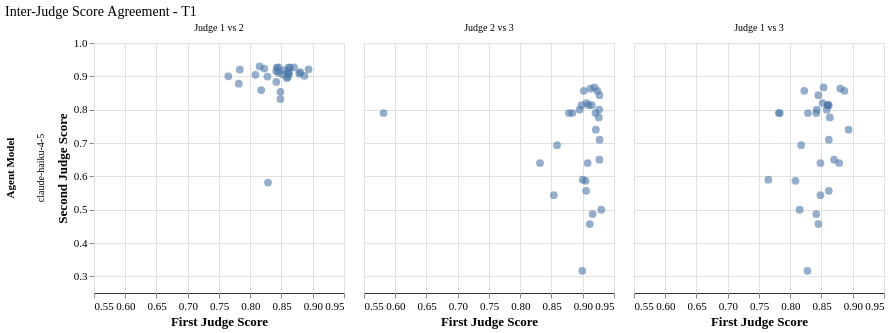

Source (Vega-Lite JSON):
### Vega-Lite specification from a JSON file in a GitHub repository (floating-point values rounded to 4 significant figures)
{"config": {"font": "serif", "axis": {"labelFontSize": 11, "titleFontSize": 13, "gridColor": "#e0e0e0", "domainColor": "#333333"}, "legend": {"labelFontSize": 11, "titleFontSize": 12}, "title": {"fontSize": 14, "anchor": "start", "fontWeight": "normal"}, "view": {"stroke": null, "continuousWidth": 400, "continuousHeight": 300}, "mark": {"tooltip": true}}, "data": {"name": "data-09ad17c30313bd26cc17cf43c4a8a0b3"}, "facet": {"column": {"field": "pair_label", "sort": ["Judge 1 vs 2", "Judge 2 vs 3", "Judge 1 vs 3"], "title": null, "type": "nominal"}, "row": {"field": "agent_model", "title": "Agent Model", "type": "nominal"}}, "spec": {"mark": {"type": "circle", "opacity": 0.6, "size": 60}, "encoding": {"tooltip": [{"field": "pair_label", "title": "Comparison", "type": "nominal"}, {"field": "judge_x", "title": "Judge", "type": "nominal"}, {"field": "score_x", "format": ".3f", "title": "Score X", "type": "quantitative"}, {"field": "judge_y", "title": "Judge", "type": "nominal"}, {"field": "score_y", "format": ".3f", "title": "Score Y", "type": "quantitative"}], "x": {"field": "score_x", "scale": {"domain": [0.55, 0.95]}, "title": "First Judge Score", "type": "quantitative"}, "y": {"field": "score_y", "scale": {"domain": [0.25, 1.0]}, "title": "Second Judge Score", "type": "quantitative"}}, "height": 250, "width": 250}, "resolve": {"scale": {"x": "shared", "y": "shared"}}, "title": "Inter-Judge Score Agreement - T1", "$schema": "https://vega.github.io/schema/vega-lite/v6.1.0.json", "datasets": {"data-09ad17c30313bd26cc17cf43c4a8a0b3": [{"agent_model": "claude-haiku-4-5", "tier": "T1", "pair_label": "Judge 1 vs 2", "judge_x": "Judge 1", "judge_y": "Judge 2", "score_x": 0.86, "score_y": 0.9143}, {"agent_model": "claude-haiku-4-5", "tier": "T1", "pair_label": "Judge 1 vs 2", "judge_x": "Judge 1", "judge_y": "Judge 2", "score_x": 0.8417, "score_y": 0.9158}, {"agent_model": "claude-haiku-4-5", "tier": "T1", "pair_label": "Judge 1 vs 2", "judge_x": "Judge 1", "judge_y": "Judge 2", "score_x": 0.8933, "score_y": 0.921}, {"agent_model": "claude-haiku-4-5", "tier": "T1", "pair_label": "Judge 1 vs 2", "judge_x": "Judge 1", "judge_y": "Judge 2", "score_x": 0.8867, "score_y": 0.9017}, {"agent_model": "claude-haiku-4-5", "tier": "T1", "pair_label": "Judge 1 vs 2", "judge_x": "Judge 1", "judge_y": "Judge 2", "score_x": 0.845, "score_y": 0.9112}, {"agent_model": "claude-haiku-4-5", "tier": "T1", "pair_label": "Judge 1 vs 2", "judge_x": "Judge 1", "judge_y": "Judge 2", "score_x": 0.87, "score_y": 0.9267}, {"agent_model": "claude-haiku-4-5", "tier": "T1", "pair_label": "Judge 1 vs 2", "judge_x": "Judge 1", "judge_y": "Judge 2", "score_x": 0.8425, "score_y": 0.9262}, {"agent_model": "claude-haiku-4-5", "tier": "T1", "pair_label": "Judge 1 vs 2", "judge_x": "Judge 1", "judge_y": "Judge 2", "score_x": 0.7817, "score_y": 0.8779}, {"agent_model": "claude-haiku-4-5", "tier": "T1", "pair_label": "Judge 1 vs 2", "judge_x": "Judge 1", "judge_y": "Judge 2", "score_x": 0.8483, "score_y": 0.8317}, {"agent_model": "claude-haiku-4-5", "tier": "T1", "pair_label": "Judge 1 vs 2", "judge_x": "Judge 1", "judge_y": "Judge 2", "score_x": 0.8533, "score_y": 0.9187}, {"agent_model": "claude-haiku-4-5", "tier": "T1", "pair_label": "Judge 1 vs 2", "judge_x": "Judge 1", "judge_y": "Judge 2", "score_x": 0.8283, "score_y": 0.5813}, {"agent_model": "claude-haiku-4-5", "tier": "T1", "pair_label": "Judge 1 vs 2", "judge_x": "Judge 1", "judge_y": "Judge 2", "score_x": 0.8175, "score_y": 0.8588}, {"agent_model": "claude-haiku-4-5", "tier": "T1", "pair_label": "Judge 1 vs 2", "judge_x": "Judge 1", "judge_y": "Judge 2", "score_x": 0.86, "score_y": 0.8982}, {"agent_model": "claude-haiku-4-5", "tier": "T1", "pair_label": "Judge 1 vs 2", "judge_x": "Judge 1", "judge_y": "Judge 2", "score_x": 0.8517, "score_y": 0.906}, {"agent_model": "claude-haiku-4-5", "tier": "T1", "pair_label": "Judge 1 vs 2", "judge_x": "Judge 1", "judge_y": "Judge 2", "score_x": 0.8483, "score_y": 0.8537}, {"agent_model": "claude-haiku-4-5", "tier": "T1", "pair_label": "Judge 1 vs 2", "judge_x": "Judge 1", "judge_y": "Judge 2", "score_x": 0.8275, "score_y": 0.8992}, {"agent_model": "claude-haiku-4-5", "tier": "T1", "pair_label": "Judge 1 vs 2", "judge_x": "Judge 1", "judge_y": "Judge 2", "score_x": 0.845, "score_y": 0.9269}, {"agent_model": "claude-haiku-4-5", "tier": "T1", "pair_label": "Judge 1 vs 2", "judge_x": "Judge 1", "judge_y": "Judge 2", "score_x": 0.8417, "score_y": 0.8833}, {"agent_model": "claude-haiku-4-5", "tier": "T1", "pair_label": "Judge 1 vs 2", "judge_x": "Judge 1", "judge_y": "Judge 2", "score_x": 0.8617, "score_y": 0.927}, {"agent_model": "claude-haiku-4-5", "tier": "T1", "pair_label": "Judge 1 vs 2", "judge_x": "Judge 1", "judge_y": "Judge 2", "score_x": 0.7833, "score_y": 0.9203}, {"agent_model": "claude-haiku-4-5", "tier": "T1", "pair_label": "Judge 1 vs 2", "judge_x": "Judge 1", "judge_y": "Judge 2", "score_x": 0.88, "score_y": 0.9123}, {"agent_model": "claude-haiku-4-5", "tier": "T1", "pair_label": "Judge 1 vs 2", "judge_x": "Judge 1", "judge_y": "Judge 2", "score_x": 0.8783, "score_y": 0.9079}, {"agent_model": "claude-haiku-4-5", "tier": "T1", "pair_label": "Judge 1 vs 2", "judge_x": "Judge 1", "judge_y": "Judge 2", "score_x": 0.765, "score_y": 0.9}, {"agent_model": "claude-haiku-4-5", "tier": "T1", "pair_label": "Judge 1 vs 2", "judge_x": "Judge 1", "judge_y": "Judge 2", "score_x": 0.8633, "score_y": 0.9257}, {"agent_model": "claude-haiku-4-5", "tier": "T1", "pair_label": "Judge 1 vs 2", "judge_x": "Judge 1", "judge_y": "Judge 2", "score_x": 0.8617, "score_y": 0.9095}, {"agent_model": "claude-haiku-4-5", "tier": "T1", "pair_label": "Judge 1 vs 2", "judge_x": "Judge 1", "judge_y": "Judge 2", "score_x": 0.8617, "score_y": 0.9055}, {"agent_model": "claude-haiku-4-5", "tier": "T1", "pair_label": "Judge 1 vs 2", "judge_x": "Judge 1", "judge_y": "Judge 2", "score_x": 0.8083, "score_y": 0.9045}, {"agent_model": "claude-haiku-4-5", "tier": "T1", "pair_label": "Judge 1 vs 2", "judge_x": "Judge 1", "judge_y": "Judge 2", "score_x": 0.8225, "score_y": 0.9233}, {"agent_model": "claude-haiku-4-5", "tier": "T1", "pair_label": "Judge 1 vs 2", "judge_x": "Judge 1", "judge_y": "Judge 2", "score_x": 0.815, "score_y": 0.9297}, {"agent_model": "claude-haiku-4-5", "tier": "T1", "pair_label": "Judge 1 vs 2", "judge_x": "Judge 1", "judge_y": "Judge 2", "score_x": 0.8583, "score_y": 0.895}, {"agent_model": "claude-haiku-4-5", "tier": "T1", "pair_label": "Judge 2 vs 3", "judge_x": "Judge 2", "judge_y": "Judge 3", "score_x": 0.9143, "score_y": 0.8133}, {"agent_model": "claude-haiku-4-5", "tier": "T1", "pair_label": "Judge 2 vs 3", "judge_x": "Judge 2", "judge_y": "Judge 3", "score_x": 0.9158, "score_y": 0.4867}, {"agent_model": "claude-haiku-4-5", "tier": "T1", "pair_label": "Judge 2 vs 3", "judge_x": "Judge 2", "judge_y": "Judge 3", "score_x": 0.921, "score_y": 0.74}, {"agent_model": "claude-haiku-4-5", "tier": "T1", "pair_label": "Judge 2 vs 3", "judge_x": "Judge 2", "judge_y": "Judge 3", "score_x": 0.9017, "score_y": 0.8567}, {"agent_model": "claude-haiku-4-5", "tier": "T1", "pair_label": "Judge 2 vs 3", "judge_x": "Judge 2", "judge_y": "Judge 3", "score_x": 0.9112, "score_y": 0.4567}, {"agent_model": "claude-haiku-4-5", "tier": "T1", "pair_label": "Judge 2 vs 3", "judge_x": "Judge 2", "judge_y": "Judge 3", "score_x": 0.9267, "score_y": 0.65}, {"agent_model": "claude-haiku-4-5", "tier": "T1", "pair_label": "Judge 2 vs 3", "judge_x": "Judge 2", "judge_y": "Judge 3", "score_x": 0.9262, "score_y": 0.8}, {"agent_model": "claude-haiku-4-5", "tier": "T1", "pair_label": "Judge 2 vs 3", "judge_x": "Judge 2", "judge_y": "Judge 3", "score_x": 0.8779, "score_y": 0.79}, {"agent_model": "claude-haiku-4-5", "tier": "T1", "pair_label": "Judge 2 vs 3", "judge_x": "Judge 2", "judge_y": "Judge 3", "score_x": 0.8317, "score_y": 0.64}, {"agent_model": "claude-haiku-4-5", "tier": "T1", "pair_label": "Judge 2 vs 3", "judge_x": "Judge 2", "judge_y": "Judge 3", "score_x": 0.9187, "score_y": 0.8667}, {"agent_model": "claude-haiku-4-5", "tier": "T1", "pair_label": "Judge 2 vs 3", "judge_x": "Judge 2", "judge_y": "Judge 3", "score_x": 0.5813, "score_y": 0.79}, {"agent_model": "claude-haiku-4-5", "tier": "T1", "pair_label": "Judge 2 vs 3", "judge_x": "Judge 2", "judge_y": "Judge 3", "score_x": 0.8588, "score_y": 0.6933}, {"agent_model": "claude-haiku-4-5", "tier": "T1", "pair_label": "Judge 2 vs 3", "judge_x": "Judge 2", "judge_y": "Judge 3", "score_x": 0.8982, "score_y": 0.8133}, {"agent_model": "claude-haiku-4-5", "tier": "T1", "pair_label": "Judge 2 vs 3", "judge_x": "Judge 2", "judge_y": "Judge 3", "score_x": 0.906, "score_y": 0.82}, {"agent_model": "claude-haiku-4-5", "tier": "T1", "pair_label": "Judge 2 vs 3", "judge_x": "Judge 2", "judge_y": "Judge 3", "score_x": 0.8537, "score_y": 0.5433}, {"agent_model": "claude-haiku-4-5", "tier": "T1", "pair_label": "Judge 2 vs 3", "judge_x": "Judge 2", "judge_y": "Judge 3", "score_x": 0.8992, "score_y": 0.3167}, {"agent_model": "claude-haiku-4-5", "tier": "T1", "pair_label": "Judge 2 vs 3", "judge_x": "Judge 2", "judge_y": "Judge 3", "score_x": 0.9269, "score_y": 0.8433}, {"agent_model": "claude-haiku-4-5", "tier": "T1", "pair_label": "Judge 2 vs 3", "judge_x": "Judge 2", "judge_y": "Judge 3", "score_x": 0.8833, "score_y": 0.79}, {"agent_model": "claude-haiku-4-5", "tier": "T1", "pair_label": "Judge 2 vs 3", "judge_x": "Judge 2", "judge_y": "Judge 3", "score_x": 0.927, "score_y": 0.71}, {"agent_model": "claude-haiku-4-5", "tier": "T1", "pair_label": "Judge 2 vs 3", "judge_x": "Judge 2", "judge_y": "Judge 3", "score_x": 0.9203, "score_y": 0.79}, {"agent_model": "claude-haiku-4-5", "tier": "T1", "pair_label": "Judge 2 vs 3", "judge_x": "Judge 2", "judge_y": "Judge 3", "score_x": 0.9123, "score_y": 0.8633}, {"agent_model": "claude-haiku-4-5", "tier": "T1", "pair_label": "Judge 2 vs 3", "judge_x": "Judge 2", "judge_y": "Judge 3", "score_x": 0.9079, "score_y": 0.64}, {"agent_model": "claude-haiku-4-5", "tier": "T1", "pair_label": "Judge 2 vs 3", "judge_x": "Judge 2", "judge_y": "Judge 3", "score_x": 0.9, "score_y": 0.59}, {"agent_model": "claude-haiku-4-5", "tier": "T1", "pair_label": "Judge 2 vs 3", "judge_x": "Judge 2", "judge_y": "Judge 3", "score_x": 0.9257, "score_y": 0.7767}, {"agent_model": "claude-haiku-4-5", "tier": "T1", "pair_label": "Judge 2 vs 3", "judge_x": "Judge 2", "judge_y": "Judge 3", "score_x": 0.9095, "score_y": 0.8133}, {"agent_model": "claude-haiku-4-5", "tier": "T1", "pair_label": "Judge 2 vs 3", "judge_x": "Judge 2", "judge_y": "Judge 3", "score_x": 0.9055, "score_y": 0.5567}, {"agent_model": "claude-haiku-4-5", "tier": "T1", "pair_label": "Judge 2 vs 3", "judge_x": "Judge 2", "judge_y": "Judge 3", "score_x": 0.9045, "score_y": 0.5867}, {"agent_model": "claude-haiku-4-5", "tier": "T1", "pair_label": "Judge 2 vs 3", "judge_x": "Judge 2", "judge_y": "Judge 3", "score_x": 0.9233, "score_y": 0.8567}, {"agent_model": "claude-haiku-4-5", "tier": "T1", "pair_label": "Judge 2 vs 3", "judge_x": "Judge 2", "judge_y": "Judge 3", "score_x": 0.9297, "score_y": 0.5}, {"agent_model": "claude-haiku-4-5", "tier": "T1", "pair_label": "Judge 2 vs 3", "judge_x": "Judge 2", "judge_y": "Judge 3", "score_x": 0.895, "score_y": 0.8}, {"agent_model": "claude-haiku-4-5", "tier": "T1", "pair_label": "Judge 1 vs 3", "judge_x": "Judge 1", "judge_y": "Judge 3", "score_x": 0.86, "score_y": 0.8133}, {"agent_model": "claude-haiku-4-5", "tier": "T1", "pair_label": "Judge 1 vs 3", "judge_x": "Judge 1", "judge_y": "Judge 3", "score_x": 0.8417, "score_y": 0.4867}, {"agent_model": "claude-haiku-4-5", "tier": "T1", "pair_label": "Judge 1 vs 3", "judge_x": "Judge 1", "judge_y": "Judge 3", "score_x": 0.8933, "score_y": 0.74}, {"agent_model": "claude-haiku-4-5", "tier": "T1", "pair_label": "Judge 1 vs 3", "judge_x": "Judge 1", "judge_y": "Judge 3", "score_x": 0.8867, "score_y": 0.8567}, {"agent_model": "claude-haiku-4-5", "tier": "T1", "pair_label": "Judge 1 vs 3", "judge_x": "Judge 1", "judge_y": "Judge 3", "score_x": 0.845, "score_y": 0.4567}, {"agent_model": "claude-haiku-4-5", "tier": "T1", "pair_label": "Judge 1 vs 3", "judge_x": "Judge 1", "judge_y": "Judge 3", "score_x": 0.87, "score_y": 0.65}, {"agent_model": "claude-haiku-4-5", "tier": "T1", "pair_label": "Judge 1 vs 3", "judge_x": "Judge 1", "judge_y": "Judge 3", "score_x": 0.8425, "score_y": 0.8}, {"agent_model": "claude-haiku-4-5", "tier": "T1", "pair_label": "Judge 1 vs 3", "judge_x": "Judge 1", "judge_y": "Judge 3", "score_x": 0.7817, "score_y": 0.79}, {"agent_model": "claude-haiku-4-5", "tier": "T1", "pair_label": "Judge 1 vs 3", "judge_x": "Judge 1", "judge_y": "Judge 3", "score_x": 0.8483, "score_y": 0.64}, {"agent_model": "claude-haiku-4-5", "tier": "T1", "pair_label": "Judge 1 vs 3", "judge_x": "Judge 1", "judge_y": "Judge 3", "score_x": 0.8533, "score_y": 0.8667}, {"agent_model": "claude-haiku-4-5", "tier": "T1", "pair_label": "Judge 1 vs 3", "judge_x": "Judge 1", "judge_y": "Judge 3", "score_x": 0.8283, "score_y": 0.79}, {"agent_model": "claude-haiku-4-5", "tier": "T1", "pair_label": "Judge 1 vs 3", "judge_x": "Judge 1", "judge_y": "Judge 3", "score_x": 0.8175, "score_y": 0.6933}, {"agent_model": "claude-haiku-4-5", "tier": "T1", "pair_label": "Judge 1 vs 3", "judge_x": "Judge 1", "judge_y": "Judge 3", "score_x": 0.86, "score_y": 0.8133}, {"agent_model": "claude-haiku-4-5", "tier": "T1", "pair_label": "Judge 1 vs 3", "judge_x": "Judge 1", "judge_y": "Judge 3", "score_x": 0.8517, "score_y": 0.82}, {"agent_model": "claude-haiku-4-5", "tier": "T1", "pair_label": "Judge 1 vs 3", "judge_x": "Judge 1", "judge_y": "Judge 3", "score_x": 0.8483, "score_y": 0.5433}, {"agent_model": "claude-haiku-4-5", "tier": "T1", "pair_label": "Judge 1 vs 3", "judge_x": "Judge 1", "judge_y": "Judge 3", "score_x": 0.8275, "score_y": 0.3167}, {"agent_model": "claude-haiku-4-5", "tier": "T1", "pair_label": "Judge 1 vs 3", "judge_x": "Judge 1", "judge_y": "Judge 3", "score_x": 0.845, "score_y": 0.8433}, {"agent_model": "claude-haiku-4-5", "tier": "T1", "pair_label": "Judge 1 vs 3", "judge_x": "Judge 1", "judge_y": "Judge 3", "score_x": 0.8417, "score_y": 0.79}, {"agent_model": "claude-haiku-4-5", "tier": "T1", "pair_label": "Judge 1 vs 3", "judge_x": "Judge 1", "judge_y": "Judge 3", "score_x": 0.8617, "score_y": 0.71}, {"agent_model": "claude-haiku-4-5", "tier": "T1", "pair_label": "Judge 1 vs 3", "judge_x": "Judge 1", "judge_y": "Judge 3", "score_x": 0.7833, "score_y": 0.79}, {"agent_model": "claude-haiku-4-5", "tier": "T1", "pair_label": "Judge 1 vs 3", "judge_x": "Judge 1", "judge_y": "Judge 3", "score_x": 0.88, "score_y": 0.8633}, {"agent_model": "claude-haiku-4-5", "tier": "T1", "pair_label": "Judge 1 vs 3", "judge_x": "Judge 1", "judge_y": "Judge 3", "score_x": 0.8783, "score_y": 0.64}, {"agent_model": "claude-haiku-4-5", "tier": "T1", "pair_label": "Judge 1 vs 3", "judge_x": "Judge 1", "judge_y": "Judge 3", "score_x": 0.765, "score_y": 0.59}, {"agent_model": "claude-haiku-4-5", "tier": "T1", "pair_label": "Judge 1 vs 3", "judge_x": "Judge 1", "judge_y": "Judge 3", "score_x": 0.8633, "score_y": 0.7767}, {"agent_model": "claude-haiku-4-5", "tier": "T1", "pair_label": "Judge 1 vs 3", "judge_x": "Judge 1", "judge_y": "Judge 3", "score_x": 0.8617, "score_y": 0.8133}, {"agent_model": "claude-haiku-4-5", "tier": "T1", "pair_label": "Judge 1 vs 3", "judge_x": "Judge 1", "judge_y": "Judge 3", "score_x": 0.8617, "score_y": 0.5567}, {"agent_model": "claude-haiku-4-5", "tier": "T1", "pair_label": "Judge 1 vs 3", "judge_x": "Judge 1", "judge_y": "Judge 3", "score_x": 0.8083, "score_y": 0.5867}, {"agent_model": "claude-haiku-4-5", "tier": "T1", "pair_label": "Judge 1 vs 3", "judge_x": "Judge 1", "judge_y": "Judge 3", "score_x": 0.8225, "score_y": 0.8567}, {"agent_model": "claude-haiku-4-5", "tier": "T1", "pair_label": "Judge 1 vs 3", "judge_x": "Judge 1", "judge_y": "Judge 3", "score_x": 0.815, "score_y": 0.5}, {"agent_model": "claude-haiku-4-5", "tier": "T1", "pair_label": "Judge 1 vs 3", "judge_x": "Judge 1", "judge_y": "Judge 3", "score_x": 0.8583, "score_y": 0.8}]}}
